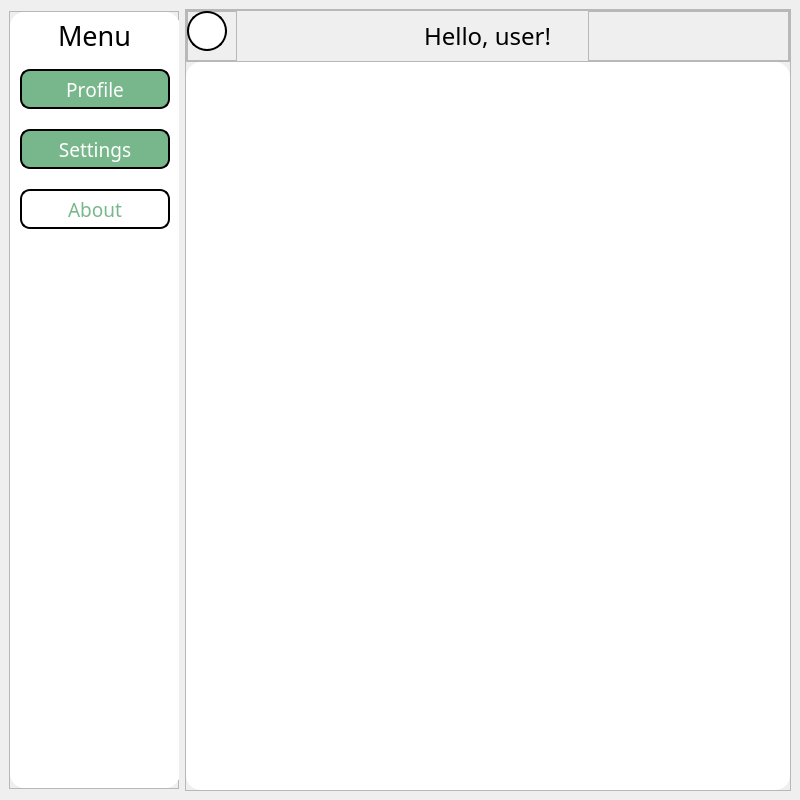
<?xml version="1.0" encoding="UTF-8"?>
<ui version="4.0">
 <class>MainWindow</class>
 <widget class="QMainWindow" name="MainWindow">
  <property name="geometry">
   <rect>
    <x>0</x>
    <y>0</y>
    <width>800</width>
    <height>800</height>
   </rect>
  </property>
  <property name="sizePolicy">
   <sizepolicy hsizetype="Minimum" vsizetype="Minimum">
    <horstretch>0</horstretch>
    <verstretch>0</verstretch>
   </sizepolicy>
  </property>
  <property name="minimumSize">
   <size>
    <width>800</width>
    <height>800</height>
   </size>
  </property>
  <property name="maximumSize">
   <size>
    <width>800</width>
    <height>822</height>
   </size>
  </property>
  <property name="windowTitle">
   <string>MainWindow</string>
  </property>
  <widget class="QWidget" name="centralwidget">
   <layout class="QHBoxLayout" name="horizontalLayout">
    <item>
     <widget class="QFrame" name="slide_menu_cont">
      <property name="sizePolicy">
       <sizepolicy hsizetype="Minimum" vsizetype="Minimum">
        <horstretch>0</horstretch>
        <verstretch>0</verstretch>
       </sizepolicy>
      </property>
      <property name="minimumSize">
       <size>
        <width>170</width>
        <height>778</height>
       </size>
      </property>
      <property name="maximumSize">
       <size>
        <width>170</width>
        <height>778</height>
       </size>
      </property>
      <property name="styleSheet">
       <string notr="true"/>
      </property>
      <property name="frameShape">
       <enum>QFrame::StyledPanel</enum>
      </property>
      <property name="frameShadow">
       <enum>QFrame::Raised</enum>
      </property>
      <layout class="QVBoxLayout" name="verticalLayout_2">
       <property name="spacing">
        <number>0</number>
       </property>
       <property name="leftMargin">
        <number>0</number>
       </property>
       <property name="topMargin">
        <number>0</number>
       </property>
       <property name="rightMargin">
        <number>0</number>
       </property>
       <property name="bottomMargin">
        <number>0</number>
       </property>
       <item>
        <widget class="QFrame" name="slide_menu">
         <property name="minimumSize">
          <size>
           <width>170</width>
           <height>0</height>
          </size>
         </property>
         <property name="maximumSize">
          <size>
           <width>170</width>
           <height>976</height>
          </size>
         </property>
         <property name="styleSheet">
          <string notr="true">background-color: rgb(255, 255, 255);
border-radius: 15px;

</string>
         </property>
         <property name="frameShape">
          <enum>QFrame::StyledPanel</enum>
         </property>
         <property name="frameShadow">
          <enum>QFrame::Raised</enum>
         </property>
         <layout class="QVBoxLayout" name="verticalLayout_3">
          <property name="spacing">
           <number>0</number>
          </property>
          <property name="leftMargin">
           <number>0</number>
          </property>
          <property name="topMargin">
           <number>0</number>
          </property>
          <property name="rightMargin">
           <number>0</number>
          </property>
          <property name="bottomMargin">
           <number>0</number>
          </property>
          <item>
           <widget class="QFrame" name="menu">
            <property name="minimumSize">
             <size>
              <width>170</width>
              <height>0</height>
             </size>
            </property>
            <property name="maximumSize">
             <size>
              <width>170</width>
              <height>16777215</height>
             </size>
            </property>
            <property name="frameShape">
             <enum>QFrame::StyledPanel</enum>
            </property>
            <property name="frameShadow">
             <enum>QFrame::Raised</enum>
            </property>
            <layout class="QVBoxLayout" name="verticalLayout_5">
             <property name="spacing">
              <number>0</number>
             </property>
             <property name="leftMargin">
              <number>0</number>
             </property>
             <property name="topMargin">
              <number>5</number>
             </property>
             <property name="rightMargin">
              <number>0</number>
             </property>
             <property name="bottomMargin">
              <number>0</number>
             </property>
             <item alignment="Qt::AlignHCenter|Qt::AlignTop">
              <widget class="QLabel" name="menu_label">
               <property name="sizePolicy">
                <sizepolicy hsizetype="Preferred" vsizetype="Preferred">
                 <horstretch>0</horstretch>
                 <verstretch>0</verstretch>
                </sizepolicy>
               </property>
               <property name="font">
                <font>
                 <family>Bahnschrift</family>
                 <pointsize>20</pointsize>
                </font>
               </property>
               <property name="text">
                <string>Menu</string>
               </property>
              </widget>
             </item>
             <item>
              <widget class="QFrame" name="frame">
               <property name="sizePolicy">
                <sizepolicy hsizetype="Preferred" vsizetype="Expanding">
                 <horstretch>0</horstretch>
                 <verstretch>0</verstretch>
                </sizepolicy>
               </property>
               <property name="minimumSize">
                <size>
                 <width>170</width>
                 <height>0</height>
                </size>
               </property>
               <property name="maximumSize">
                <size>
                 <width>170</width>
                 <height>16777215</height>
                </size>
               </property>
               <property name="frameShape">
                <enum>QFrame::StyledPanel</enum>
               </property>
               <property name="frameShadow">
                <enum>QFrame::Raised</enum>
               </property>
               <layout class="QVBoxLayout" name="verticalLayout_4">
                <property name="spacing">
                 <number>20</number>
                </property>
                <property name="leftMargin">
                 <number>0</number>
                </property>
                <property name="topMargin">
                 <number>15</number>
                </property>
                <property name="rightMargin">
                 <number>0</number>
                </property>
                <property name="bottomMargin">
                 <number>0</number>
                </property>
                <item alignment="Qt::AlignHCenter">
                 <widget class="QPushButton" name="profile">
                  <property name="minimumSize">
                   <size>
                    <width>150</width>
                    <height>40</height>
                   </size>
                  </property>
                  <property name="maximumSize">
                   <size>
                    <width>150</width>
                    <height>16777215</height>
                   </size>
                  </property>
                  <property name="font">
                   <font>
                    <family>Bahnschrift</family>
                    <pointsize>14</pointsize>
                    <kerning>false</kerning>
                   </font>
                  </property>
                  <property name="styleSheet">
                   <string notr="true">QPushButton {
	color: rgb(255, 255, 255);
	background-color: rgb(120, 183, 140);
	border-radius: 10px;
	border: 2px solid #000000;
}

QPushButton:hover{
	color: rgb(255, 255, 255);
	background-color: rgb(100, 183, 140);
	border-radius: 10px;
	border: 2px solid #000000;
}

QPushButton:pressed{
	color: rgb(255, 255, 255);
	background-color: rgb(88, 162, 123);
	border-radius: 10px;
	border: 2px solid #000000;
}</string>
                  </property>
                  <property name="text">
                   <string>Profile</string>
                  </property>
                 </widget>
                </item>
                <item alignment="Qt::AlignHCenter">
                 <widget class="QPushButton" name="settings">
                  <property name="minimumSize">
                   <size>
                    <width>150</width>
                    <height>40</height>
                   </size>
                  </property>
                  <property name="maximumSize">
                   <size>
                    <width>150</width>
                    <height>16777215</height>
                   </size>
                  </property>
                  <property name="font">
                   <font>
                    <family>Bahnschrift</family>
                    <pointsize>14</pointsize>
                    <kerning>false</kerning>
                   </font>
                  </property>
                  <property name="styleSheet">
                   <string notr="true">QPushButton {
	color: rgb(255, 255, 255);
	background-color: rgb(120, 183, 140);
	border-radius: 10px;
	border: 2px solid #000000;
}

QPushButton:hover{
	color: rgb(255, 255, 255);
	background-color: rgb(100, 183, 140);
	border-radius: 10px;
	border: 2px solid #000000;
}

QPushButton:pressed{
	color: rgb(255, 255, 255);
	background-color: rgb(88, 162, 123);
	border-radius: 10px;
	border: 2px solid #000000;
}</string>
                  </property>
                  <property name="text">
                   <string>Settings</string>
                  </property>
                 </widget>
                </item>
                <item alignment="Qt::AlignHCenter">
                 <widget class="QPushButton" name="about">
                  <property name="minimumSize">
                   <size>
                    <width>150</width>
                    <height>40</height>
                   </size>
                  </property>
                  <property name="maximumSize">
                   <size>
                    <width>150</width>
                    <height>16777215</height>
                   </size>
                  </property>
                  <property name="font">
                   <font>
                    <family>Bahnschrift</family>
                    <pointsize>14</pointsize>
                    <kerning>false</kerning>
                   </font>
                  </property>
                  <property name="styleSheet">
                   <string notr="true">QPushButton {
	color: rgb(120, 183, 140);
	background-color: rgb(255, 255, 255);
	border-radius: 10px;
	border: 2px solid #000000;
}

QPushButton:hover{
	color: rgb(255, 255, 255);
	background-color: rgb(100, 183, 140);
	border-radius: 10px;
	border: 2px solid #000000;
}

QPushButton:pressed{
	color: rgb(255, 255, 255);
	background-color: rgb(88, 162, 123);
	border-radius: 10px;
	border: 2px solid #000000;
}</string>
                  </property>
                  <property name="text">
                   <string>About</string>
                  </property>
                 </widget>
                </item>
                <item>
                 <spacer name="verticalSpacer">
                  <property name="orientation">
                   <enum>Qt::Vertical</enum>
                  </property>
                  <property name="sizeType">
                   <enum>QSizePolicy::Expanding</enum>
                  </property>
                  <property name="sizeHint" stdset="0">
                   <size>
                    <width>20</width>
                    <height>40</height>
                   </size>
                  </property>
                 </spacer>
                </item>
               </layout>
              </widget>
             </item>
            </layout>
           </widget>
          </item>
          <item>
           <widget class="QFrame" name="bottom">
            <property name="minimumSize">
             <size>
              <width>0</width>
              <height>50</height>
             </size>
            </property>
            <property name="frameShape">
             <enum>QFrame::StyledPanel</enum>
            </property>
            <property name="frameShadow">
             <enum>QFrame::Raised</enum>
            </property>
           </widget>
          </item>
         </layout>
        </widget>
       </item>
      </layout>
     </widget>
    </item>
    <item>
     <widget class="QFrame" name="main">
      <property name="frameShape">
       <enum>QFrame::StyledPanel</enum>
      </property>
      <property name="frameShadow">
       <enum>QFrame::Raised</enum>
      </property>
      <layout class="QVBoxLayout" name="verticalLayout">
       <property name="spacing">
        <number>0</number>
       </property>
       <property name="leftMargin">
        <number>0</number>
       </property>
       <property name="topMargin">
        <number>0</number>
       </property>
       <property name="rightMargin">
        <number>0</number>
       </property>
       <property name="bottomMargin">
        <number>0</number>
       </property>
       <item>
        <widget class="QFrame" name="header">
         <property name="frameShape">
          <enum>QFrame::StyledPanel</enum>
         </property>
         <property name="frameShadow">
          <enum>QFrame::Raised</enum>
         </property>
         <layout class="QHBoxLayout" name="horizontalLayout_2">
          <property name="spacing">
           <number>0</number>
          </property>
          <property name="leftMargin">
           <number>0</number>
          </property>
          <property name="topMargin">
           <number>0</number>
          </property>
          <property name="rightMargin">
           <number>0</number>
          </property>
          <property name="bottomMargin">
           <number>0</number>
          </property>
          <item alignment="Qt::AlignLeft">
           <widget class="QFrame" name="menu_button">
            <property name="sizePolicy">
             <sizepolicy hsizetype="Minimum" vsizetype="Preferred">
              <horstretch>0</horstretch>
              <verstretch>0</verstretch>
             </sizepolicy>
            </property>
            <property name="minimumSize">
             <size>
              <width>50</width>
              <height>50</height>
             </size>
            </property>
            <property name="maximumSize">
             <size>
              <width>50</width>
              <height>16777215</height>
             </size>
            </property>
            <property name="frameShape">
             <enum>QFrame::StyledPanel</enum>
            </property>
            <property name="frameShadow">
             <enum>QFrame::Raised</enum>
            </property>
            <widget class="QPushButton" name="button">
             <property name="geometry">
              <rect>
               <x>0</x>
               <y>0</y>
               <width>40</width>
               <height>40</height>
              </rect>
             </property>
             <property name="minimumSize">
              <size>
               <width>40</width>
               <height>40</height>
              </size>
             </property>
             <property name="maximumSize">
              <size>
               <width>40</width>
               <height>40</height>
              </size>
             </property>
             <property name="styleSheet">
              <string notr="true">QPushButton {
	font: 75 14pt &quot;Bahnschrift&quot;;
	color: rgb(120, 183, 140);
	background-color: rgb(255, 255, 255);
	border-radius: 20px;                     /* &lt;----  20px  */ 
	border: 2px solid #000000;
}

QPushButton:pressed {
	font: 75 14pt &quot;Bahnschrift&quot;;
	color: rgb(120, 183, 140);
	background-color: rgb(239, 239, 239);
	border-radius: 20px;                     /* &lt;----  20px  */ 
	border: 2px solid #000000;
}</string>
             </property>
             <property name="text">
              <string/>
             </property>
             <property name="icon">
              <iconset resource="icons.qrc">
               <normaloff>:/icons/icons/menu.png</normaloff>:/icons/icons/menu.png</iconset>
             </property>
             <property name="iconSize">
              <size>
               <width>30</width>
               <height>30</height>
              </size>
             </property>
            </widget>
           </widget>
          </item>
          <item alignment="Qt::AlignHCenter">
           <widget class="QLabel" name="hello_title">
            <property name="sizePolicy">
             <sizepolicy hsizetype="Preferred" vsizetype="Preferred">
              <horstretch>0</horstretch>
              <verstretch>0</verstretch>
             </sizepolicy>
            </property>
            <property name="font">
             <font>
              <family>Bahnschrift</family>
              <pointsize>18</pointsize>
             </font>
            </property>
            <property name="text">
             <string>Hello, user!</string>
            </property>
           </widget>
          </item>
          <item>
           <widget class="QFrame" name="empty_frame">
            <property name="frameShape">
             <enum>QFrame::StyledPanel</enum>
            </property>
            <property name="frameShadow">
             <enum>QFrame::Raised</enum>
            </property>
           </widget>
          </item>
         </layout>
        </widget>
       </item>
       <item>
        <widget class="QFrame" name="content">
         <property name="sizePolicy">
          <sizepolicy hsizetype="Preferred" vsizetype="Expanding">
           <horstretch>0</horstretch>
           <verstretch>0</verstretch>
          </sizepolicy>
         </property>
         <property name="styleSheet">
          <string notr="true">background-color: rgb(255, 255, 255);
border-radius: 15px;

</string>
         </property>
         <property name="frameShape">
          <enum>QFrame::StyledPanel</enum>
         </property>
         <property name="frameShadow">
          <enum>QFrame::Raised</enum>
         </property>
        </widget>
       </item>
      </layout>
     </widget>
    </item>
   </layout>
  </widget>
 </widget>
 <resources>
  <include location="icons.qrc"/>
 </resources>
 <connections/>
</ui>
